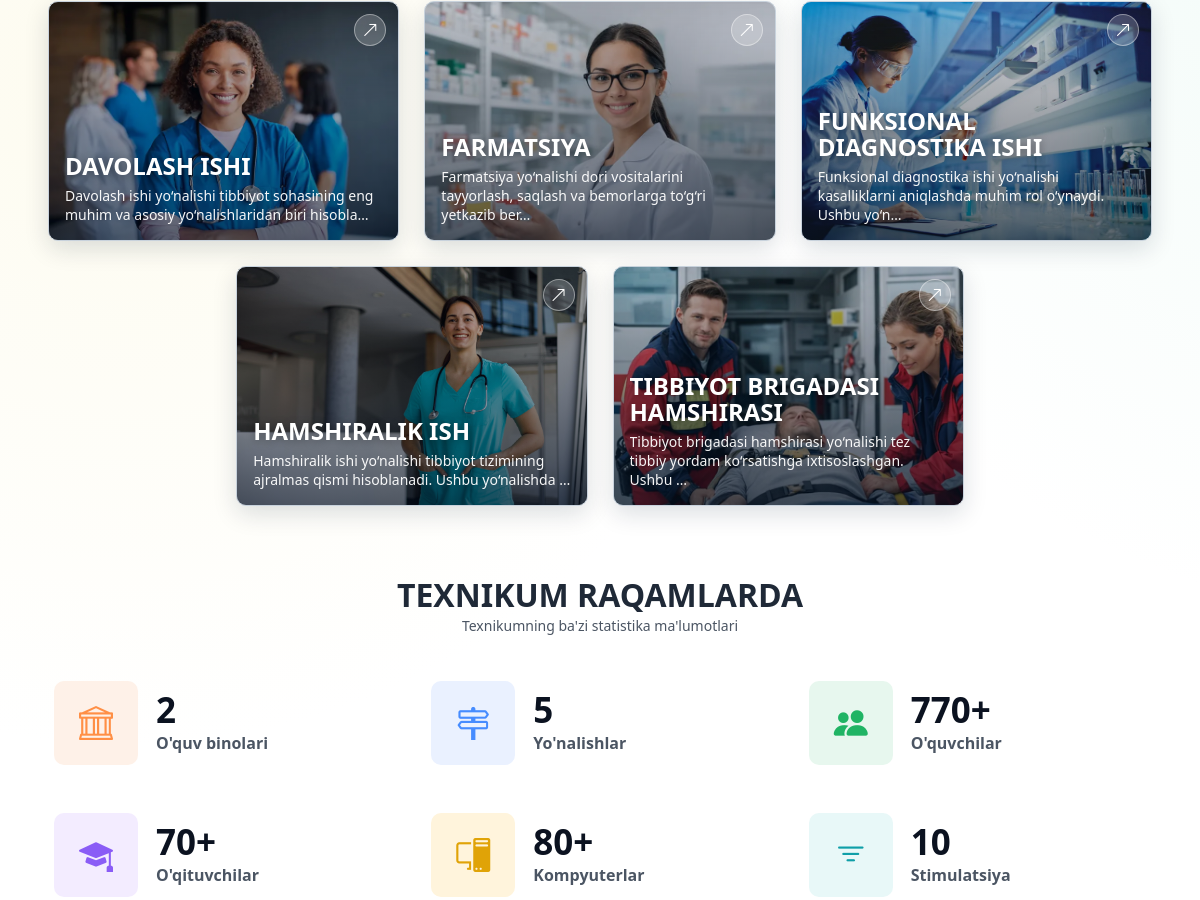
/ (middle part), run on an earlier commit of the app's database.
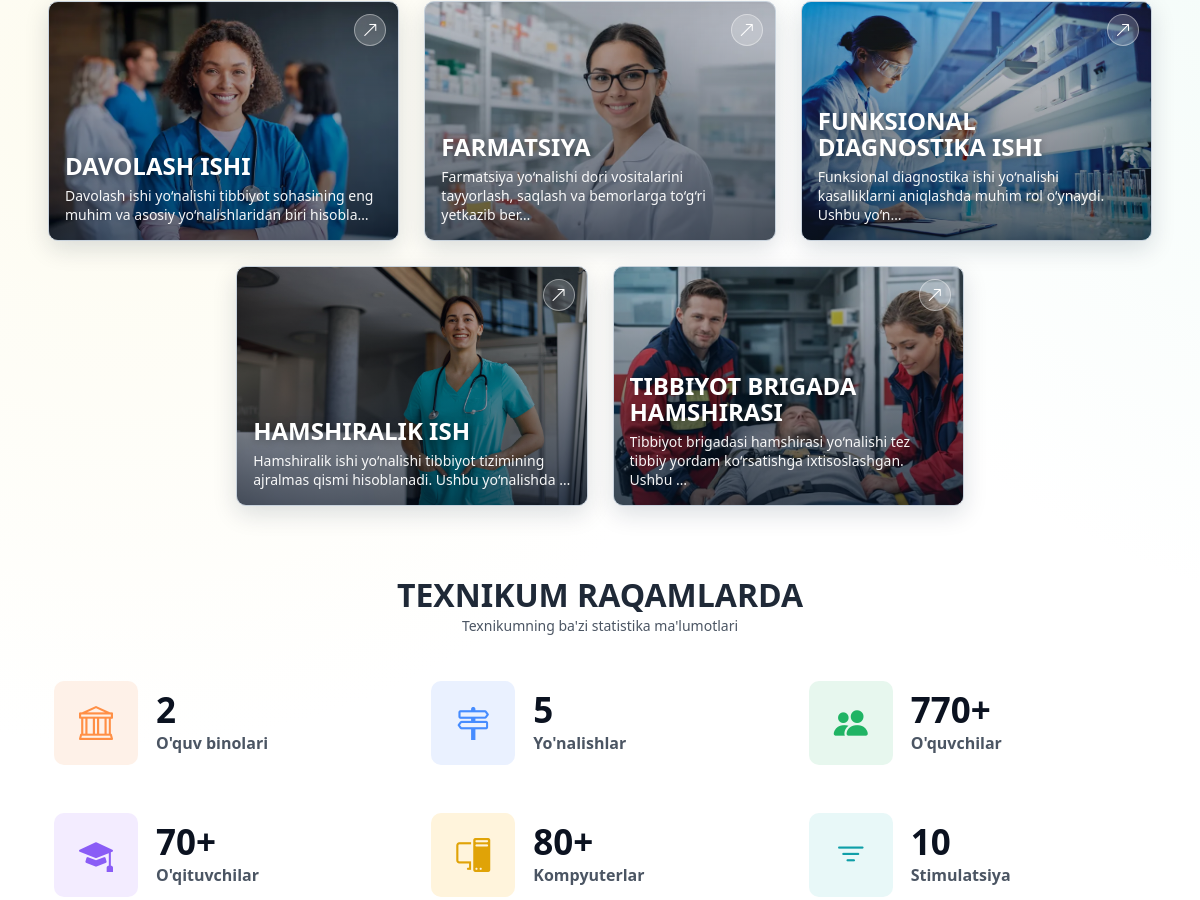
And on a later commit of the database.
### education/models.py (models this page shows, shortened)
class EducationDirection(models.Model):
    name = models.CharField(max_length=200)
    slug = models.SlugField(unique=True)
    description = models.TextField()
    image = models.ImageField(upload_to='education/directions/', blank=True, null=True)
    duration_years = models.PositiveSmallIntegerField(default=2)
    departments = models.ManyToManyField(Department, related_name='education_directions', blank=True)
    is_active = models.BooleanField(default=True)
    class Meta:
        ordering = ['name']
        verbose_name = "Ta'lim yo'nalishi "
        verbose_name_plural = "Ta'lim yo'nalishlari "

### core/views.py (the view)
# urls.py: path('', views.home, name='home'),
def home(request):
    latest_news = News.objects.filter(is_published=True)[:3]
    directions = EducationDirection.objects.filter(is_active=True)
    tech_stats = TechStat.objects.filter(is_active=True)
    announcements = Announcement.objects.filter(is_active=True).order_by('-published_at', '-created_at')[:6]
    context = {
        'latest_news': latest_news,
        'directions': directions,
        'tech_stats': tech_stats,
        'announcements': announcements,
    }
    return render(request, 'core/home.html', context)

### core/context_processors.py (called while the page is built)
def menu_context(request):
    menu_items = (
        Menu.objects.filter(parent__isnull=True, is_active=True)
        .prefetch_related('children')
        .order_by('order', 'id')
    )
    topbar = TopbarSettings.objects.filter(is_active=True).first()
    return {
        'menu_items': menu_items,
        'topbar_settings': topbar,
    }

### core/templates/core/home.html (shortened to what this page needs)
{% extends 'base.html' %}
{% load static %}
{% block content %}
    <section>
        <div class="home-directions__list">
            {% for direction in directions %}
                <a class="home-directions__item home-directions__item--photo" href="{% url 'education:directions' %}" {% if direction.image %} style="background-image: url('{{ direction.image.url }}')" {% else %} style="background-image: url('{% static "images/hero.webp" %}')" {% endif %}>
                    <span class="home-directions__shade"></span>
                    <span class="home-directions__cta">
                        <i class="bi bi-arrow-up-right"></i>
                    </span>
                    <h3>{{ direction.name }}</h3>
                    {% if direction.description %}
                        <p class="home-directions__desc">{{ direction.description|truncatechars:95 }}</p>
                    {% endif %}
                </a>
                {% empty %}
                <p>Yo'nalishlar hozircha kiritilmagan.</p>
            {% endfor %}
        </div>
    </section>
    <section>
        <div class="home-directions__head">
            <h2>Texnikum raqamlarda</h2>
            <p>Texnikumning ba'zi statistika ma'lumotlari</p>
        </div>
        <div class="home-stats__grid">
            {% for stat in tech_stats %}
                <div class="home-stats__item">
                    <div class="home-stats__icon">
                        <i class="bi {{ stat.icon }}"></i>
                    </div>
                    <div class="home-stats__content">
                        <div class="home-stats__value">{{ stat.count }}</div>
                        <div class="home-stats__label">{{ stat.name }}</div>
                    </div>
                </div>
                {% empty %}
                <p class="home-stats__empty">Raqamlar hozircha kiritilmagan.</p>
            {% endfor %}
        </div>
    </section>
{% endblock %}

What changed in the data, as far as the page shows it:
changed EducationDirection: name "TIBBIYOT BRIGADASI HAMSHIRASI" → "TIBBIYOT BRIGADA HAMSHIRASI"
